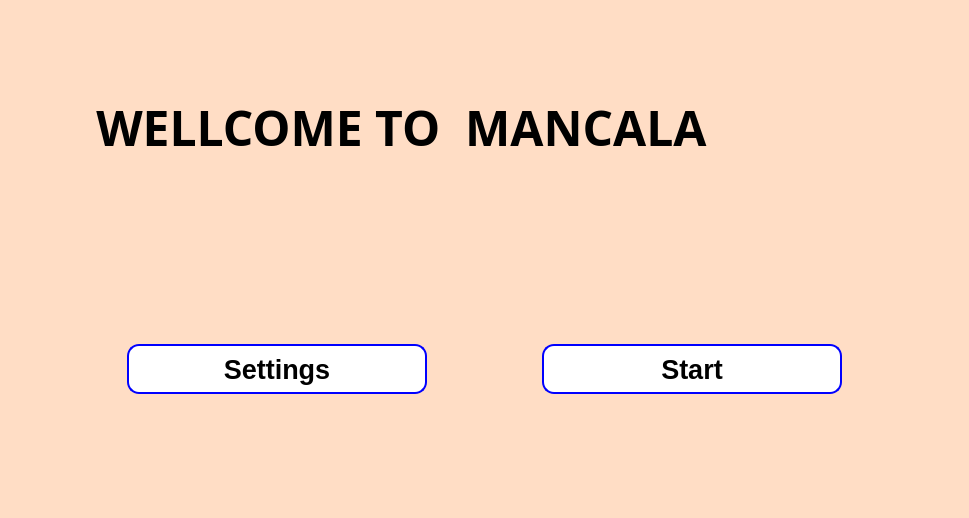
<?xml version="1.0" encoding="UTF-8"?>
<ui version="4.0">
 <class>MainWindow</class>
 <widget class="QMainWindow" name="MainWindow">
  <property name="geometry">
   <rect>
    <x>0</x>
    <y>0</y>
    <width>969</width>
    <height>518</height>
   </rect>
  </property>
  <property name="windowTitle">
   <string>MainWindow</string>
  </property>
  <property name="styleSheet">
   <string notr="true">background:#ffddc5</string>
  </property>
  <widget class="QWidget" name="centralwidget">
   <layout class="QVBoxLayout" name="verticalLayout">
    <item>
     <widget class="QLabel" name="label_3">
      <property name="font">
       <font>
        <family>Orbitron</family>
        <pointsize>36</pointsize>
        <weight>75</weight>
        <italic>false</italic>
        <bold>true</bold>
       </font>
      </property>
      <property name="text">
       <string>       WELLCOME TO  MANCALA </string>
      </property>
     </widget>
    </item>
    <item>
     <widget class="QWidget" name="widget" native="true">
      <property name="minimumSize">
       <size>
        <width>0</width>
        <height>50</height>
       </size>
      </property>
      <layout class="QHBoxLayout" name="horizontalLayout">
       <item>
        <widget class="QPushButton" name="pushButton_2">
         <property name="minimumSize">
          <size>
           <width>0</width>
           <height>50</height>
          </size>
         </property>
         <property name="maximumSize">
          <size>
           <width>300</width>
           <height>16777215</height>
          </size>
         </property>
         <property name="font">
          <font>
           <pointsize>20</pointsize>
           <weight>75</weight>
           <bold>true</bold>
          </font>
         </property>
         <property name="styleSheet">
          <string notr="true">border: 2px solid; border-radius:12px; border-color: blue;background-color: palette(base);</string>
         </property>
         <property name="text">
          <string>Settings</string>
         </property>
        </widget>
       </item>
       <item>
        <widget class="QPushButton" name="pushButton">
         <property name="minimumSize">
          <size>
           <width>0</width>
           <height>50</height>
          </size>
         </property>
         <property name="maximumSize">
          <size>
           <width>300</width>
           <height>16777215</height>
          </size>
         </property>
         <property name="font">
          <font>
           <pointsize>20</pointsize>
           <weight>75</weight>
           <bold>true</bold>
          </font>
         </property>
         <property name="styleSheet">
          <string notr="true">border: 2px solid; border-radius:12px; border-color: blue;background-color: palette(base);</string>
         </property>
         <property name="text">
          <string>Start</string>
         </property>
        </widget>
       </item>
      </layout>
     </widget>
    </item>
   </layout>
  </widget>
  <widget class="QStatusBar" name="statusbar"/>
 </widget>
 <resources/>
 <connections/>
</ui>
